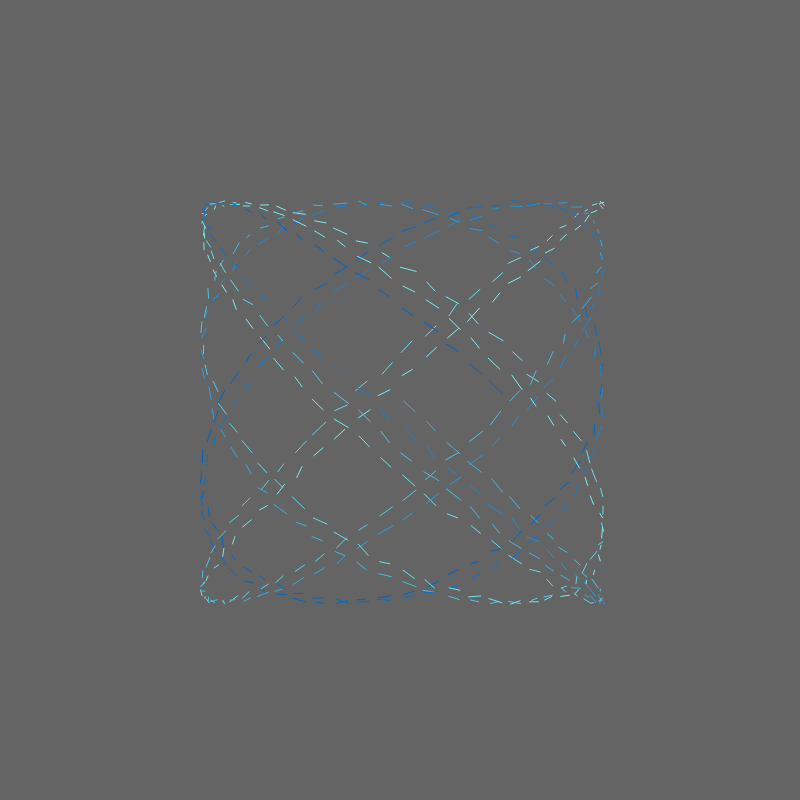
Frame 1 (no input)
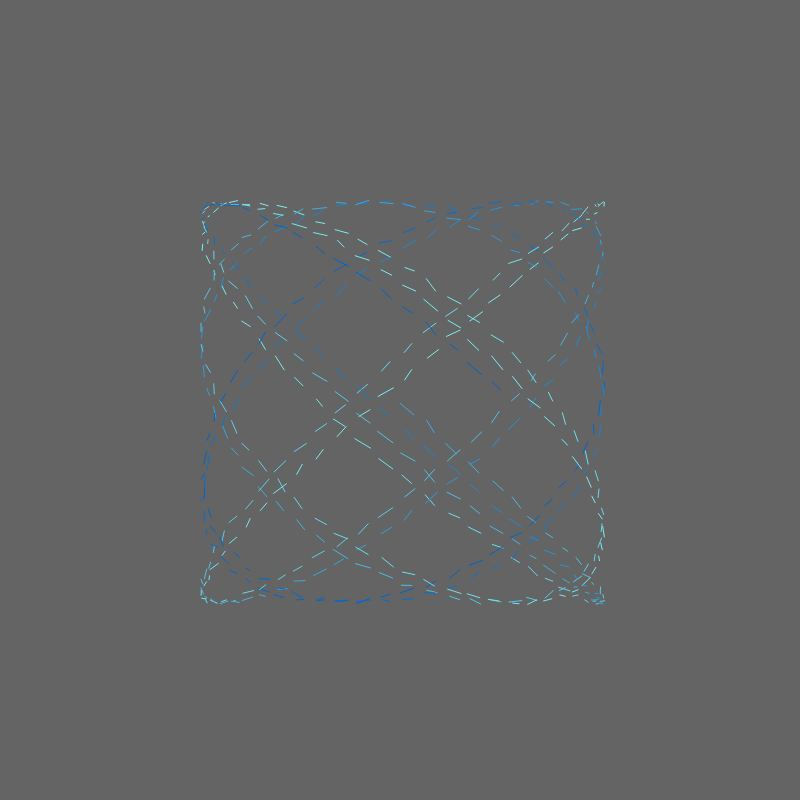
Frame 60 (no input)
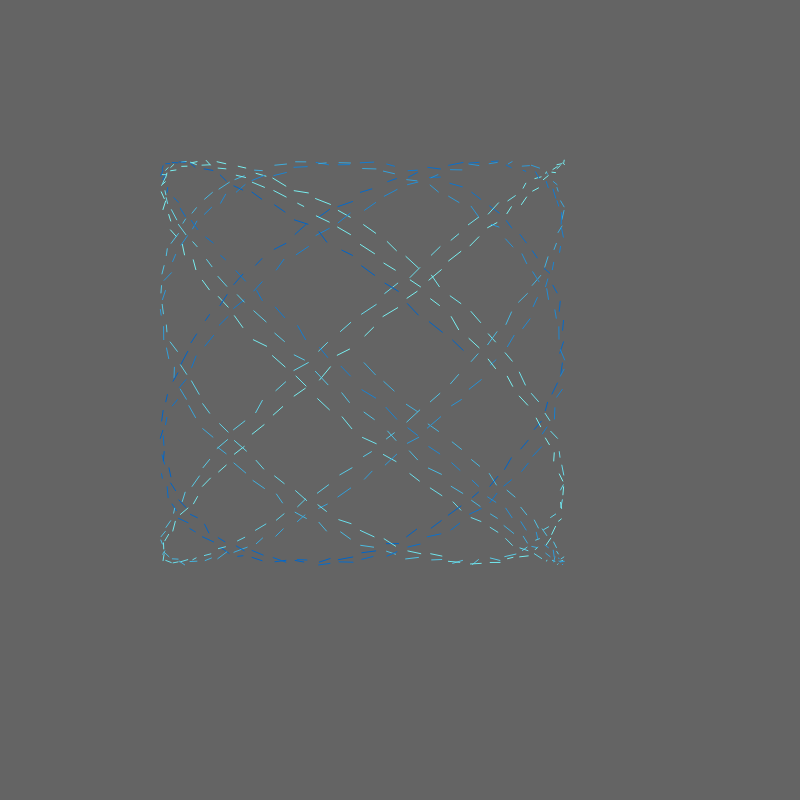
Frame 120 (the mouse pressed at the canvas centre since frame 60)

The p5.js sketch that drew these frames (run headless with seeded random() and noise() and a simulated clock; from frame 60 on, the mouse is pressed at the canvas centre):

// p5.js sketch
// ── sketch.js
 function Particle(xpos, ypos){
    this.color = "blue";
  	this.size = 40;
    this.speed = 2;
    this.xpos = xpos;
    this.ypos = ypos;
}

Particle.prototype.increaseSpeed = function(){
	this.speed ++;
};
var particle, particle2;
var particleSystem = [];
var waveLengthOne = 125.0;
var waveLengthTwo = 110.0;
var pointCount = 0;
var angle = 0.0;
var amplitude = 200;

function setup() {
  createCanvas(800,800); 
  background(0,0,0);
  //add the particles to our empty particle system array
  //translate(width/2, height/2);
  for(var i=0; i < 1000; i++){
    
  angle = i / waveLengthOne * TWO_PI;
  var y = sin(angle)* amplitude;
  
  angle = i / waveLengthTwo * TWO_PI;
  var x = sin(angle)* amplitude;
  	particleSystem.push( new Particle(x,y ) );
  }
  //noLoop();
  //rectMode(CENTER);
  
} 

function draw() {
  background(100);
  translate(width/2, height/2);
  colorFrom = color(0,
  100,
  200);
  colorTo = color(122,
  240,
  240);
  beginShape(LINES);
  //loop through each of the particles in the array and read out the properties into our ellipse call
  for(var i=0; i < particleSystem.length; i++){
    lerpAmt=map(sin(radians(i)),-1,1,0,1);
    var lerpedCol = lerpColor(colorFrom,
      colorTo,
      lerpAmt);    
    stroke(lerpedCol);
    vertex(particleSystem[i].xpos+random(5)-(mouseX/10),particleSystem[i].ypos+random(5)-(mouseY/10));
   // ellipse(particleSystem[i].xpos+random(5), particleSystem[i].ypos+random(5), particleSystem[i].size-(mouseX/20), particleSystem[i].size-(mouseX/20));
  }
  endShape();
}
